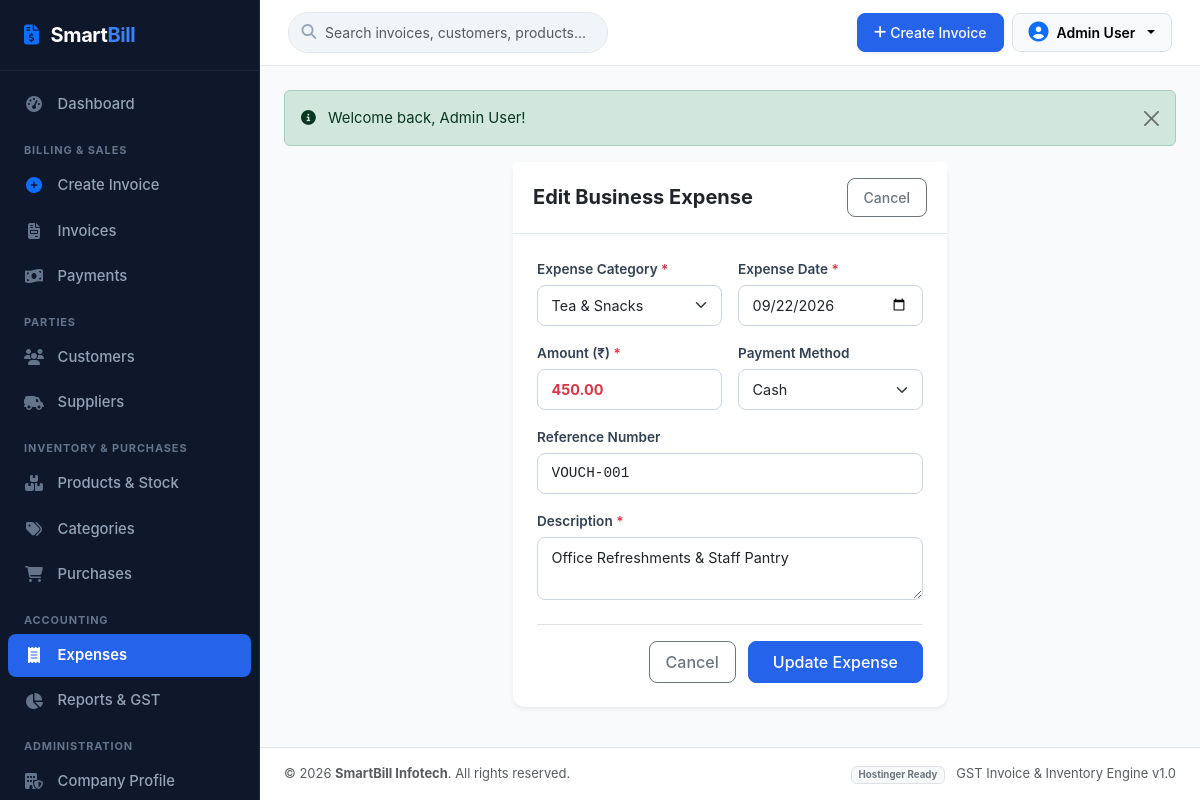
The app's page /expenses/edit.php?id=2 (signed in) with its own data.
### tables this page shows
CREATE TABLE IF NOT EXISTS `expenses` (
  `id` INT AUTO_INCREMENT PRIMARY KEY,
  `category` VARCHAR(100) NOT NULL DEFAULT 'Other',
  `expense_date` DATE NOT NULL,
  `amount` DECIMAL(12,2) NOT NULL DEFAULT 0.00,
  `payment_method` VARCHAR(50) DEFAULT 'Cash',
  `reference_number` VARCHAR(100) DEFAULT NULL,
  `description` VARCHAR(255) NOT NULL,
  `created_at` TIMESTAMP DEFAULT CURRENT_TIMESTAMP,
  INDEX `idx_expense_cat` (`category`),
  INDEX `idx_expense_date` (`expense_date`)
);

CREATE TABLE IF NOT EXISTS `company_settings` (
  `id` INT PRIMARY KEY DEFAULT 1,
  `company_name` VARCHAR(200) NOT NULL DEFAULT 'SmartBill Enterprises',
  `legal_name` VARCHAR(200) DEFAULT 'SmartBill Solutions Private Limited',
  `address` TEXT DEFAULT 'Plot No. 42, Tech City Road, Cyber Square',
  `city` VARCHAR(100) DEFAULT 'Mumbai',
  `state` VARCHAR(100) DEFAULT 'Maharashtra',
  `pin_code` VARCHAR(20) DEFAULT '400001',
  `mobile` VARCHAR(20) DEFAULT '+91 98765 43210',
  `email` VARCHAR(150) DEFAULT 'contact@smartbill.com',
  `gstin` VARCHAR(30) DEFAULT '27AABCS1429B1Z5',
  `pan` VARCHAR(30) DEFAULT 'AABCS1429B',
  `state_code` VARCHAR(10) DEFAULT '27',
  `logo` VARCHAR(255) DEFAULT NULL,
  `invoice_prefix` VARCHAR(20) DEFAULT 'INV-2026',
  `starting_invoice_number` INT DEFAULT 1001,
  `bank_name` VARCHAR(150) DEFAULT 'HDFC Bank Ltd',
  `account_number` VARCHAR(50) DEFAULT '50200012345678',
  `ifsc` VARCHAR(30) DEFAULT 'HDFC0001234',
  `upi_id` VARCHAR(100) DEFAULT 'smartbill@hdfcbank',
  `terms_conditions` TEXT DEFAULT '1. Goods once sold will not be taken back or exchanged.\n2. All disputes subject to local jurisdiction only.\n3. Interest @ 18% p.a. will be charged if payment is not made within due date.',
  `authorized_signatory` VARCHAR(150) DEFAULT 'For SmartBill Solutions Pvt Ltd',
  `updated_at` TIMESTAMP DEFAULT CURRENT_TIMESTAMP ON UPDATE CURRENT_TIMESTAMP
);

### expenses/edit.php (the view, shortened to what this page needs)
<?php
require_once __DIR__ . '/../includes/auth_check.php';
$id = (int)($_GET['id'] ?? 0);
$stmt = $pdo->prepare("SELECT * FROM expenses WHERE id = ?");
$stmt->execute([$id]);
$expense = $stmt->fetch();
$categories = ['Rent', 'Electricity', 'Salary', 'Office Supplies', 'Tea & Snacks', 'Maintenance', 'Travel', 'Internet & Phone', 'Marketing', 'Other'];
include __DIR__ . '/../includes/header.php';
?>
<div class="row justify-content-center">
    <div class="col-lg-6">
        <div class="card border-0 shadow-sm">
            <div class="card-header bg-white py-3 d-flex justify-content-between align-items-center">
                <h5 class="mb-0 fw-bold">Edit Business Expense</h5>
                <a href="index.php" class="btn btn-outline-secondary btn-sm">Cancel</a>
            </div>
            <div class="card-body p-4">
                <form action="edit.php?id=<?= $id ?>" method="POST">
                    <div class="row g-3 mb-3">
                        <div class="col-md-6">
                            <label class="form-label">Expense Category <span class="text-danger">*</span></label>
                            <select name="category" class="form-select" required>
                                <?php foreach ($categories as $cat): ?>
                                    <option value="<?= $cat ?>" <?= ($expense['category'] === $cat) ? 'selected' : '' ?>><?= $cat ?></option>
                                <?php endforeach; ?>
                            </select>
                        </div>
                        <div class="col-md-6">
                            <label class="form-label">Expense Date <span class="text-danger">*</span></label>
                            <input type="date" name="expense_date" class="form-control" value="<?= htmlspecialchars($expense['expense_date']) ?>" required>
                        </div>
                        <div class="col-md-6">
                            <label class="form-label">Amount (₹) <span class="text-danger">*</span></label>
                            <input type="number" step="0.01" min="0.01" name="amount" class="form-control fw-bold text-danger" value="<?= htmlspecialchars($expense['amount']) ?>" required>
                        </div>
                        <div class="col-md-6">
                            <label class="form-label">Payment Method</label>
                            <select name="payment_method" class="form-select">
                                <?php foreach (['Cash', 'UPI', 'Bank Transfer', 'Credit Card', 'Cheque'] as $m): ?>
                                    <option value="<?= $m ?>" <?= ($expense['payment_method'] === $m) ? 'selected' : '' ?>><?= $m ?></option>
                                <?php endforeach; ?>
                            </select>
                        </div>
                    </div>
                    <div class="mb-3">
                        <label class="form-label">Reference Number</label>
                        <input type="text" name="reference_number" class="form-control font-monospace" value="<?= htmlspecialchars($expense['reference_number'] ?? '') ?>">
                    </div>
                    <div class="mb-4">
                        <label class="form-label">Description <span class="text-danger">*</span></label>
                        <textarea name="description" class="form-control" rows="2" required><?= htmlspecialchars($expense['description'] ?? '') ?></textarea>
                    </div>
                    <div class="text-end pt-3 border-top">
                        <a href="index.php" class="btn btn-outline-secondary me-2">Cancel</a>
                        <button type="submit" class="btn btn-primary px-4">Update Expense</button>
                    </div>
                </form>
            </div>
        </div>
    </div>
</div>
<?php include __DIR__ . '/../includes/footer.php'; ?>

### includes/footer.php (shortened to what this page needs)
        </main>
        <footer class="bg-white border-top py-3 px-4 text-center text-md-between d-flex flex-column flex-md-row align-items-center justify-content-between text-muted small mt-auto">
            <div>
                &copy; <?= date('Y') ?> <strong><?= htmlspecialchars($company_info['company_name'] ?? 'SmartBill') ?></strong>. All rights reserved.
            </div>
            <div class="mt-1 mt-md-0">
                <span class="badge bg-light text-secondary border">Hostinger Ready</span>
                <span class="ms-2">GST Invoice & Inventory Engine v1.0</span>
            </div>
        </footer>
    </div>
</div>
</body>
</html>

### assets/css/style.css (style rules this page uses)
:root { --sb-primary: #2563eb; --sb-primary-hover: #1d4ed8; --sb-primary-light: #eff6ff; --sb-secondary: #475569; --sb-success: #059669; --sb-success-light: #ecfdf5; --sb-warning: #d97706; --sb-warning-light: #fffbeb; --sb-danger: #dc2626; --sb-danger-light: #fef2f2; --sb-info: #0891b2; --sb-dark: #0f172a; --sb-slate: #1e293b; --sb-sidebar-bg: #0f172a; --sb-sidebar-text: #94a3b8; --sb-sidebar-active: #3b82f6; --sb-border: #e2e8f0; --sb-bg: #f8fafc; --sb-card-bg: #ffffff; --sb-text: #1e293b; --sb-text-muted: #64748b; --sb-sidebar-width: 260px; }
body { font-family: -apple-system, BlinkMacSystemFont, "Segoe UI", Roboto, "Helvetica Neue", Arial, sans-serif; background-color: var(--sb-bg); color: var(--sb-text); min-height: 100vh; margin: 0; padding: 0; font-size: 0.925rem; }
.card { border: 1px solid var(--sb-border); border-radius: 0.75rem; box-shadow: 0 1px 3px 0 rgba(0, 0, 0, 0.04); }
.card-header { background-color: #ffffff; border-bottom: 1px solid var(--sb-border); font-weight: 600; padding: 1rem 1.25rem; }
.form-label { font-weight: 600; font-size: 0.85rem; color: #334155; margin-bottom: 0.35rem; }
.form-control, .form-select { border-color: #cbd5e1; border-radius: 0.5rem; font-size: 0.9rem; padding: 0.55rem 0.85rem; }
.btn { font-weight: 500; border-radius: 0.5rem; padding: 0.5rem 1rem; transition: all 0.15s ease; }
.btn-primary { background-color: var(--sb-primary); border-color: var(--sb-primary); }

### records on screen
expenses: category "Tea & Snacks", expense_date "09/22/2026", amount "450.00", payment_method "Cash", reference_number "VOUCH-001", description "Office Refreshments & Staff Pantry"
company_settings: company_name "SmartBill Infotech"

### other values on screen
$_SESSION['user_name'] "Admin User"
$flash['text'] "Welcome back, Admin User!"
